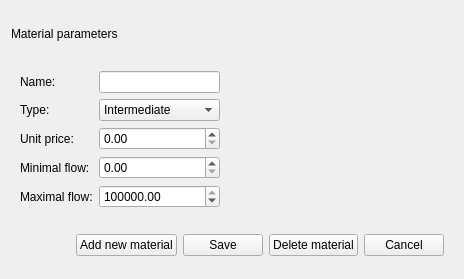
<?xml version="1.0" encoding="UTF-8"?>
<ui version="4.0">
 <class>MaterialDialog</class>
 <widget class="QDialog" name="MaterialDialog">
  <property name="geometry">
   <rect>
    <x>0</x>
    <y>0</y>
    <width>464</width>
    <height>279</height>
   </rect>
  </property>
  <property name="windowTitle">
   <string>Material parameters</string>
  </property>
  <layout class="QGridLayout" name="gridLayout_2">
   <item row="0" column="0">
    <widget class="QLabel" name="label">
     <property name="styleSheet">
      <string notr="true">font: 16pt &quot;MS Shell Dlg 2&quot;;</string>
     </property>
     <property name="text">
      <string>Material parameters</string>
     </property>
    </widget>
   </item>
   <item row="1" column="0">
    <widget class="QWidget" name="widget_2" native="true">
     <layout class="QGridLayout" name="gridLayout">
      <item row="0" column="0">
       <widget class="QLabel" name="label_3">
        <property name="text">
         <string>Name:</string>
        </property>
       </widget>
      </item>
      <item row="0" column="1">
       <widget class="QLineEdit" name="lineEditName"/>
      </item>
      <item row="1" column="0">
       <widget class="QLabel" name="label_2">
        <property name="text">
         <string>Type:</string>
        </property>
       </widget>
      </item>
      <item row="1" column="1">
       <widget class="QComboBox" name="comboBoxType">
        <item>
         <property name="text">
          <string>Intermediate</string>
         </property>
        </item>
        <item>
         <property name="text">
          <string>Raw material</string>
         </property>
        </item>
        <item>
         <property name="text">
          <string>Product</string>
         </property>
        </item>
       </widget>
      </item>
      <item row="2" column="0">
       <widget class="QLabel" name="label_4">
        <property name="text">
         <string>Unit price:</string>
        </property>
       </widget>
      </item>
      <item row="2" column="1">
       <widget class="QDoubleSpinBox" name="doubleSpinBoxUnitPrice">
        <property name="maximum">
         <double>10000000.000000000000000</double>
        </property>
       </widget>
      </item>
      <item row="3" column="0">
       <widget class="QLabel" name="label_5">
        <property name="text">
         <string>Minimal flow:</string>
        </property>
       </widget>
      </item>
      <item row="3" column="1">
       <widget class="QDoubleSpinBox" name="doubleSpinBoxMinFlow">
        <property name="maximum">
         <double>10000000.000000000000000</double>
        </property>
       </widget>
      </item>
      <item row="4" column="0">
       <widget class="QLabel" name="label_6">
        <property name="text">
         <string>Maximal flow:</string>
        </property>
       </widget>
      </item>
      <item row="4" column="1">
       <widget class="QDoubleSpinBox" name="doubleSpinBoxMaxFlow">
        <property name="maximum">
         <double>10000000.000000000000000</double>
        </property>
        <property name="value">
         <double>10000000.000000000000000</double>
        </property>
       </widget>
      </item>
     </layout>
    </widget>
   </item>
   <item row="1" column="1">
    <spacer name="horizontalSpacer_2">
     <property name="orientation">
      <enum>Qt::Horizontal</enum>
     </property>
     <property name="sizeHint" stdset="0">
      <size>
       <width>214</width>
       <height>20</height>
      </size>
     </property>
    </spacer>
   </item>
   <item row="2" column="0" colspan="2">
    <widget class="QWidget" name="widget" native="true">
     <layout class="QHBoxLayout" name="horizontalLayout">
      <item>
       <spacer name="horizontalSpacer">
        <property name="orientation">
         <enum>Qt::Horizontal</enum>
        </property>
        <property name="sizeHint" stdset="0">
         <size>
          <width>97</width>
          <height>20</height>
         </size>
        </property>
       </spacer>
      </item>
      <item>
       <widget class="QPushButton" name="pushButtonAddNew">
        <property name="text">
         <string>Add new material</string>
        </property>
        <property name="autoDefault">
         <bool>false</bool>
        </property>
       </widget>
      </item>
      <item>
       <widget class="QPushButton" name="pushButtonSave">
        <property name="text">
         <string>Save</string>
        </property>
        <property name="autoDefault">
         <bool>false</bool>
        </property>
       </widget>
      </item>
      <item>
       <widget class="QPushButton" name="pushButtonDelete">
        <property name="text">
         <string>Delete material</string>
        </property>
        <property name="autoDefault">
         <bool>false</bool>
        </property>
       </widget>
      </item>
      <item>
       <widget class="QPushButton" name="pushButtonCancel">
        <property name="text">
         <string>Cancel</string>
        </property>
        <property name="autoDefault">
         <bool>false</bool>
        </property>
       </widget>
      </item>
     </layout>
    </widget>
   </item>
  </layout>
 </widget>
 <resources/>
 <connections/>
</ui>
